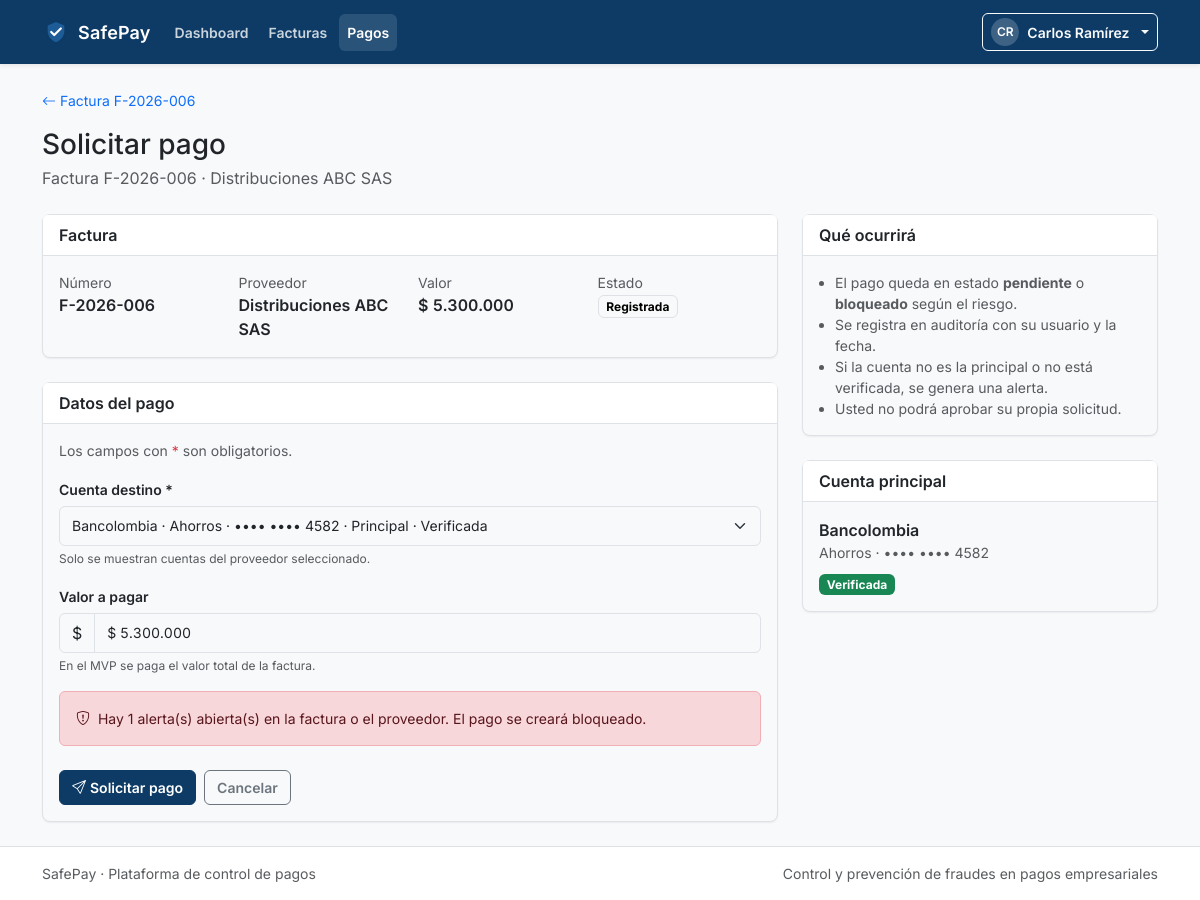
/modules/pagos/form.php?factura=6 (signed in), run on the app's committed database.
### tables this page shows
CREATE TABLE facturas (
    id_factura          INT UNSIGNED AUTO_INCREMENT PRIMARY KEY,
    id_proveedor        INT UNSIGNED NOT NULL,
    numero_factura      VARCHAR(40)  NOT NULL,
    fecha_emision       DATE         NOT NULL,
    valor               DECIMAL(14,2) NOT NULL,
    archivo_pdf         VARCHAR(255) NULL,
    estado              ENUM('registrada','observada','aprobada','rechazada','pagada')
                        NOT NULL DEFAULT 'registrada',
    id_usuario_registra INT UNSIGNED NOT NULL,
    creada_en           DATETIME     NOT NULL DEFAULT CURRENT_TIMESTAMP,
    CONSTRAINT uq_facturas_proveedor_numero UNIQUE (id_proveedor, numero_factura),
    CONSTRAINT chk_facturas_valor CHECK (valor > 0),
    KEY idx_facturas_estado (estado),
    KEY idx_facturas_fecha (fecha_emision),
    KEY idx_facturas_usuario (id_usuario_registra)
);

CREATE TABLE usuarios (
    id_usuario        INT UNSIGNED AUTO_INCREMENT PRIMARY KEY,
    nombre            VARCHAR(100) NOT NULL,
    correo            VARCHAR(120) NOT NULL,
    password_hash     VARCHAR(255) NOT NULL,
    id_rol            TINYINT UNSIGNED NOT NULL,
    activo            TINYINT(1)   NOT NULL DEFAULT 1,
    intentos_fallidos TINYINT UNSIGNED NOT NULL DEFAULT 0,
    bloqueado_hasta   DATETIME     NULL,
    creado_en         DATETIME     NOT NULL DEFAULT CURRENT_TIMESTAMP,
    CONSTRAINT uq_usuarios_correo UNIQUE (correo),
    KEY idx_usuarios_rol (id_rol)
);

CREATE TABLE proveedores (
    id_proveedor  INT UNSIGNED AUTO_INCREMENT PRIMARY KEY,
    nit           VARCHAR(20)  NOT NULL,
    razon_social  VARCHAR(150) NOT NULL,
    correo        VARCHAR(120) NULL,
    telefono      VARCHAR(30)  NULL,
    estado        ENUM('activo','inactivo') NOT NULL DEFAULT 'activo',
    creado_en     DATETIME     NOT NULL DEFAULT CURRENT_TIMESTAMP,
    CONSTRAINT uq_proveedores_nit UNIQUE (nit),
    KEY idx_proveedores_estado (estado)
);

CREATE TABLE cuentas_bancarias (
    id_cuenta           INT UNSIGNED AUTO_INCREMENT PRIMARY KEY,
    id_proveedor        INT UNSIGNED NOT NULL,
    banco               VARCHAR(80)  NOT NULL,
    tipo_cuenta         ENUM('ahorros','corriente') NOT NULL,
    numero_cuenta       VARCHAR(30)  NOT NULL,
    es_principal        TINYINT(1)   NOT NULL DEFAULT 0,
    verificada          TINYINT(1)   NOT NULL DEFAULT 0,
    id_usuario_verifica INT UNSIGNED NULL,
    verificada_en       DATETIME     NULL,
    creada_en           DATETIME     NOT NULL DEFAULT CURRENT_TIMESTAMP,
    modificada_en       DATETIME     NULL,
    principal_de        INT UNSIGNED GENERATED ALWAYS AS (
                            IF(es_principal = 1, id_proveedor, NULL)
                        ) STORED,
    CONSTRAINT uq_cuentas_proveedor_numero UNIQUE (id_proveedor, numero_cuenta),
    CONSTRAINT uq_cuentas_principal UNIQUE (principal_de),
    KEY idx_cuentas_usuario_verifica (id_usuario_verifica)
);

### modules/pagos/form.php (the view, shortened to what the rows shown need)
<?php
require_once __DIR__ . '/../../includes/functions.php';
require_once __DIR__ . '/../../includes/auth.php';
require_once __DIR__ . '/../../includes/modules.php';
$pdo = conexionBd();
$idFactura = max(0, (int) ($_GET['factura'] ?? $_POST['id_factura'] ?? 0));
$stmt = $pdo->prepare(
    'SELECT f.*, pr.razon_social, pr.nit, pr.estado AS proveedor_estado,
            p.id_pago, u.nombre AS registrada_por
     FROM facturas f
     INNER JOIN proveedores pr ON pr.id_proveedor = f.id_proveedor
     INNER JOIN usuarios u ON u.id_usuario = f.id_usuario_registra
     LEFT JOIN pagos p ON p.id_factura = f.id_factura
     WHERE f.id_factura = :id
     LIMIT 1'
);
$stmt->execute([':id' => $idFactura]);
$factura = $stmt->fetch();
$stmt = $pdo->prepare(
    'SELECT * FROM cuentas_bancarias
     WHERE id_proveedor = :id_proveedor
     ORDER BY es_principal DESC, creada_en DESC, id_cuenta DESC'
);
$stmt->execute([':id_proveedor' => (int) $factura['id_proveedor']]);
$cuentas = $stmt->fetchAll();
$cuentaPrincipal = null;
foreach ($cuentas as $cuenta) {
    if ((int) $cuenta['es_principal'] === 1) {
        $cuentaPrincipal = $cuenta;
        break;
    }
}
require_once __DIR__ . '/../../includes/header.php';
?>
<div class="container py-4">
    <div class="mb-3">
        <a class="small text-decoration-none" href="<?= e(BASE_URL) ?>/modules/facturas/detalle.php?id=<?= $idFactura ?>">
            <i class="bi bi-arrow-left me-1" aria-hidden="true"></i>Factura <?= e($factura['numero_factura']) ?>
        </a>
    </div>
    <div class="mb-4">
        <h1 class="h3 mb-1">Solicitar pago</h1>
        <p class="text-muted mb-0">Factura <?= e($factura['numero_factura']) ?> · <?= e($factura['razon_social']) ?></p>
    </div>
    <form method="post" action="<?= e(BASE_URL) ?>/modules/pagos/form.php?factura=<?= $idFactura ?>" novalidate>
        <div class="row g-4">
            <div class="col-xl-8">
                <div class="card mb-4">
                    <div class="card-body">
                        <div class="row g-3">
                            <div class="col-sm-6 col-lg-3">
                                <div class="small text-muted">Número</div>
                                <div class="fw-semibold"><?= e($factura['numero_factura']) ?></div>
                            </div>
                            <div class="col-sm-6 col-lg-3">
                                <div class="small text-muted">Proveedor</div>
                                <div class="fw-semibold"><?= e($factura['razon_social']) ?></div>
                            </div>
                            <div class="col-sm-6 col-lg-3">
                                <div class="small text-muted">Valor</div>
                                <div class="fw-semibold currency"><?= e(formatearMoneda($factura['valor'])) ?></div>
                            </div>
                            <div class="col-sm-6 col-lg-3">
                                <div class="small text-muted">Estado</div>
                                <?= badgeEstado((string) $factura['estado']) ?>
                            </div>
                        </div>
                    </div>
                </div>
                <div class="card">
                    <div class="card-body">
                        <div class="mb-3">
                            <div class="input-group">
                                <span class="input-group-text">$</span>
                                <input class="form-control currency" id="valor" type="text" readonly
                                       value="<?= e(formatearMoneda($factura['valor'])) ?>">
                            </div>
                        </div>
                    </div>
                </div>
            </div>
            <div class="col-xl-4">
                <div class="card">
                    <div class="card-body">
                        <?php if ($cuentaPrincipal === null): ?>
                            <p class="small text-muted mb-0">El proveedor no tiene cuenta principal.</p>
                        <?php else: ?>
                            <div class="fw-semibold"><?= e($cuentaPrincipal['banco']) ?></div>
                            <div class="small text-muted"><?= e(ucfirst((string) $cuentaPrincipal['tipo_cuenta'])) ?> · <?= e(enmascararCuenta((string) $cuentaPrincipal['numero_cuenta'])) ?></div>
                            <div class="mt-2">
                                <?php if ((int) $cuentaPrincipal['verificada'] === 1): ?>
                                    <span class="badge text-bg-success">Verificada</span>
                                <?php else: ?>
                                    <span class="badge text-bg-warning">Sin verificar</span>
                                <?php endif; ?>
                            </div>
                        <?php endif; ?>
                    </div>
                </div>
            </div>
        </div>
    </form>
</div>
<?php require_once __DIR__ . '/../../includes/footer.php'; ?>

### includes/header.php (shortened to what the rows shown need)
<?php
require_once __DIR__ . '/functions.php';
require_once __DIR__ . '/auth.php';
$usuarioActual = usuarioActual();
$rol           = $usuarioActual['rol'] ?? null;
$nombreUsuario = $usuarioActual['nombre'] ?? null;
$itemsMenu     = menuPorRol($rol);
?>
<!DOCTYPE html>
<html lang="es">
<head>
    <link href="<?= e(BASE_URL) ?>/assets/vendor/bootstrap-5.3.3/css/bootstrap.min.css" rel="stylesheet">
    <link href="<?= e(BASE_URL) ?>/assets/vendor/bootstrap-icons-1.11.3/font/bootstrap-icons.min.css" rel="stylesheet">
    <link href="<?= e(BASE_URL) ?>/assets/css/style.css" rel="stylesheet">
</head>
<body class="bg-light d-flex flex-column min-vh-100">
<nav class="navbar navbar-expand-lg navbar-dark bg-safepay sticky-top shadow-sm" aria-label="Navegación principal">
    <div class="container">
        <?php if ($itemsMenu !== []): ?>
            <div class="collapse navbar-collapse" id="menuPrincipal">
                <ul class="navbar-nav me-auto mb-2 mb-lg-0 gap-lg-1">
                    <?php foreach ($itemsMenu as $item): ?>
                        <?php $activo = esRutaActiva($item['ruta']); ?>
                        <li class="nav-item">
                            <a class="nav-link<?= $activo ? ' active' : '' ?>"
                               href="<?= e(BASE_URL . $item['ruta']) ?>"
                               <?= $activo ? 'aria-current="page"' : '' ?>>
                                <?= e($item['etiqueta']) ?>
                            </a>
                        </li>
                    <?php endforeach; ?>
                </ul>
                <div class="dropdown">
                    <button class="btn btn-sm btn-outline-light d-flex align-items-center gap-2 dropdown-toggle"
                            type="button" data-bs-toggle="dropdown" aria-expanded="false">
                        <span class="avatar-iniciales" aria-hidden="true"><?= e(iniciales($nombreUsuario ?? 'Usuario')) ?></span>
                        <span class="d-none d-lg-inline"><?= e($nombreUsuario ?? 'Usuario') ?></span>
                    </button>
                </div>
            </div>
        <?php else: ?>
            <a class="btn btn-sm btn-outline-light" href="<?= e(BASE_URL) ?>/auth/login.php">
                <i class="bi bi-box-arrow-in-right me-1" aria-hidden="true"></i>Ingresar
            </a>
        <?php endif; ?>
    </div>
</nav>
<main id="contenido" class="flex-grow-1">

### includes/modules.php (shortened to what the rows shown need)
<?php
require_once __DIR__ . '/auth.php';
function etiquetaEstado(string $estado): string
{
    return match ($estado) {
        'registrada'  => 'Registrada',
        'observada'   => 'Observada',
        'aprobada'    => 'Aprobada',
        'rechazada'   => 'Rechazada',
        'pagada'      => 'Pagada',
        'pendiente'   => 'Pendiente',
        'bloqueado'   => 'Bloqueado',
        'aprobado'    => 'Aprobado',
        'rechazado'   => 'Rechazado',
        'ejecutado'   => 'Ejecutado',
        'abierta'     => 'Abierta',
        'resuelta'    => 'Resuelta',
        'descartada'  => 'Descartada',
        'activo'      => 'Activo',
        'inactivo'    => 'Inactivo',
        default       => ucfirst($estado),
    };
}
function claseEstado(string $estado): string
{
    return match ($estado) {
        'observada', 'pendiente' => 'text-bg-warning',
        'bloqueado', 'rechazada', 'rechazado', 'abierta' => 'text-bg-danger',
        'aprobada', 'aprobado' => 'text-bg-info',
        'pagada', 'ejecutado', 'resuelta', 'activo' => 'text-bg-success',
        'descartada', 'inactivo' => 'text-bg-secondary',
        default => 'text-bg-light border',
    };
}
function badgeEstado(string $estado): string
{
    return '<span class="badge ' . e(claseEstado($estado)) . '">' . e(etiquetaEstado($estado)) . '</span>';
}
function enmascararCuenta(string $numero): string
{
    $digitos = preg_replace('/\D+/', '', $numero) ?? '';
    $ultimos = substr($digitos, -4);
    return '•••• •••• ' . ($ultimos !== '' ? $ultimos : '—');
}

### data on the page
facturas: usuarios.nombre "CR", usuarios.nombre "Carlos Ramírez", numero_factura "F-2026-006", id_proveedor.razon_social "Distribuciones ABC SAS", valor "$ 5.300.000", estado "Registrada"
cuentas_bancarias: banco "Bancolombia", tipo_cuenta "Ahorros", numero_cuenta "•••• •••• 4582"

### other printed values
APP_NAME "SafePay"
$item['etiqueta'] "Dashboard"
$item['etiqueta'] "Facturas"
$item['etiqueta'] "Pagos"
form field id_cuenta "Bancolombia · Ahorros · •••• •••• 4582 · Principal · Verificada"
